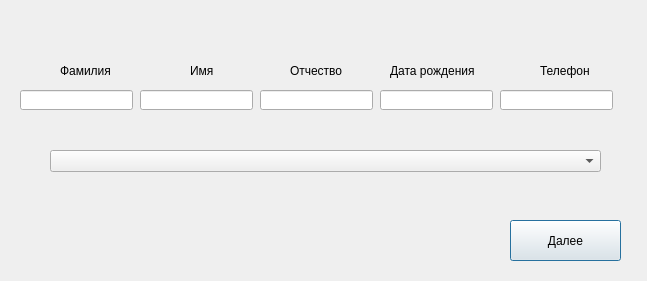
<?xml version="1.0" encoding="UTF-8"?>
<ui version="4.0">
 <class>DialogPatientName</class>
 <widget class="QDialog" name="DialogPatientName">
  <property name="geometry">
   <rect>
    <x>0</x>
    <y>0</y>
    <width>647</width>
    <height>281</height>
   </rect>
  </property>
  <property name="windowTitle">
   <string>Пациент</string>
  </property>
  <widget class="QLabel" name="label">
   <property name="geometry">
    <rect>
     <x>60</x>
     <y>60</y>
     <width>61</width>
     <height>21</height>
    </rect>
   </property>
   <property name="text">
    <string>Фамилия</string>
   </property>
  </widget>
  <widget class="QLabel" name="label_2">
   <property name="geometry">
    <rect>
     <x>190</x>
     <y>60</y>
     <width>61</width>
     <height>21</height>
    </rect>
   </property>
   <property name="text">
    <string>Имя</string>
   </property>
  </widget>
  <widget class="QLabel" name="label_3">
   <property name="geometry">
    <rect>
     <x>290</x>
     <y>60</y>
     <width>61</width>
     <height>21</height>
    </rect>
   </property>
   <property name="text">
    <string>Отчество</string>
   </property>
  </widget>
  <widget class="QLabel" name="label_4">
   <property name="geometry">
    <rect>
     <x>390</x>
     <y>60</y>
     <width>91</width>
     <height>21</height>
    </rect>
   </property>
   <property name="text">
    <string>Дата рождения</string>
   </property>
  </widget>
  <widget class="QLabel" name="label_5">
   <property name="geometry">
    <rect>
     <x>540</x>
     <y>60</y>
     <width>91</width>
     <height>21</height>
    </rect>
   </property>
   <property name="text">
    <string>Телефон</string>
   </property>
  </widget>
  <widget class="QLineEdit" name="lineEditSurname">
   <property name="geometry">
    <rect>
     <x>20</x>
     <y>90</y>
     <width>113</width>
     <height>20</height>
    </rect>
   </property>
  </widget>
  <widget class="QLineEdit" name="lineEditName">
   <property name="geometry">
    <rect>
     <x>140</x>
     <y>90</y>
     <width>113</width>
     <height>20</height>
    </rect>
   </property>
  </widget>
  <widget class="QLineEdit" name="lineEditPatron">
   <property name="geometry">
    <rect>
     <x>260</x>
     <y>90</y>
     <width>113</width>
     <height>20</height>
    </rect>
   </property>
  </widget>
  <widget class="QLineEdit" name="lineEditBirthday">
   <property name="geometry">
    <rect>
     <x>380</x>
     <y>90</y>
     <width>113</width>
     <height>20</height>
    </rect>
   </property>
  </widget>
  <widget class="QLineEdit" name="lineEditPhone">
   <property name="geometry">
    <rect>
     <x>500</x>
     <y>90</y>
     <width>113</width>
     <height>20</height>
    </rect>
   </property>
  </widget>
  <widget class="QComboBox" name="comboBoxPatient">
   <property name="geometry">
    <rect>
     <x>50</x>
     <y>150</y>
     <width>551</width>
     <height>22</height>
    </rect>
   </property>
  </widget>
  <widget class="QPushButton" name="continueButton">
   <property name="geometry">
    <rect>
     <x>510</x>
     <y>220</y>
     <width>111</width>
     <height>41</height>
    </rect>
   </property>
   <property name="text">
    <string>Далее</string>
   </property>
  </widget>
 </widget>
 <resources/>
 <connections/>
</ui>
